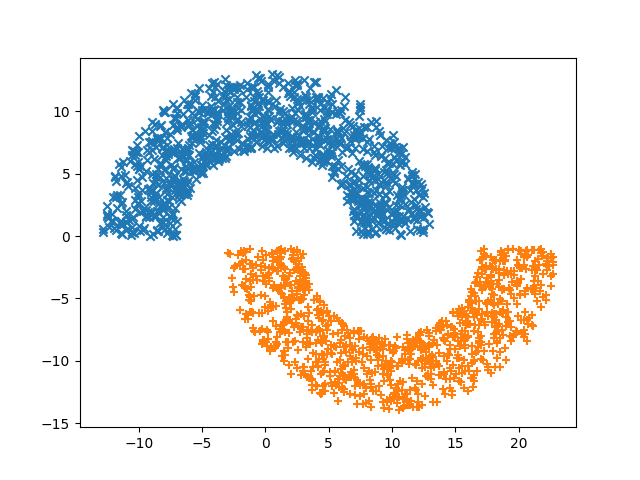

Write the Python code that produced this figure.
import numpy as np
import matplotlib.pyplot as plt
    
def generate_data(n, r=10, w=6, d=1):
    theta1 = np.random.uniform(0, np.pi, size=n)
    theta2 = np.random.uniform(-np.pi, 0, size=n)
    w1 = np.random.uniform(-w/2, w/2, size=n)
    w2 = np.random.uniform(-w/2, w/2, size=n)
    one = np.ones_like(theta1)
    
    # data_A_i = [1, coord_x, coord_y, label], label = 1 or -1
    data_A = np.array([one, (r+w1)*np.cos(theta1), (r+w1)*np.sin(theta1), one]).T
    data_B = np.array([one, r + (r+w2)*np.cos(theta2), -d + (r+w2)*np.sin(theta2), -one]).T
    return data_A, data_B
    
class Data:
    def __init__(self, n, r=10, w=6, d=1):
        self.n = n          # 数据对数，A、B区域各有n个点
        self.r = r          # 半径
        self.w = w          # 圆环的宽度
        self.d = d          # 区域B的向下偏移量
        self.data_A = []    # 区域A的数据集
        self.data_B = []    # 区域B的数据集
        self.data_AB = []   # 混合区域A和区域B的数据集
    
    def get_data(self):
        self.data_A, self.data_B = generate_data(self.n, self.r, self.w, self.d)
        all_data = np.vstack([self.data_A,self.data_B])
        np.random.shuffle(all_data)
        self.data_AB = all_data
    
    def plot(self):
        fig = plt.figure()
        plt.scatter(self.data_A[:, 1], self.data_A[:, 2], marker='x')
        plt.scatter(self.data_B[:, 1], self.data_B[:, 2], marker='+')
        plt.show()
        
    
if __name__ == "__main__":
    # data_A, data_B = generate_data(1000)
    # print(data_A)
    # print(data_B)
    # fig = plt.figure()
    # plt.scatter(data_A[:,1], data_A[:, 2], marker='x')
    # plt.scatter(data_B[:,1], data_B[:, 2], marker='+')
    # plt.show()
    
    data_set = Data(1000)
    data_set.get_data()
    print(data_set.data_AB)
    data_set.plot()
